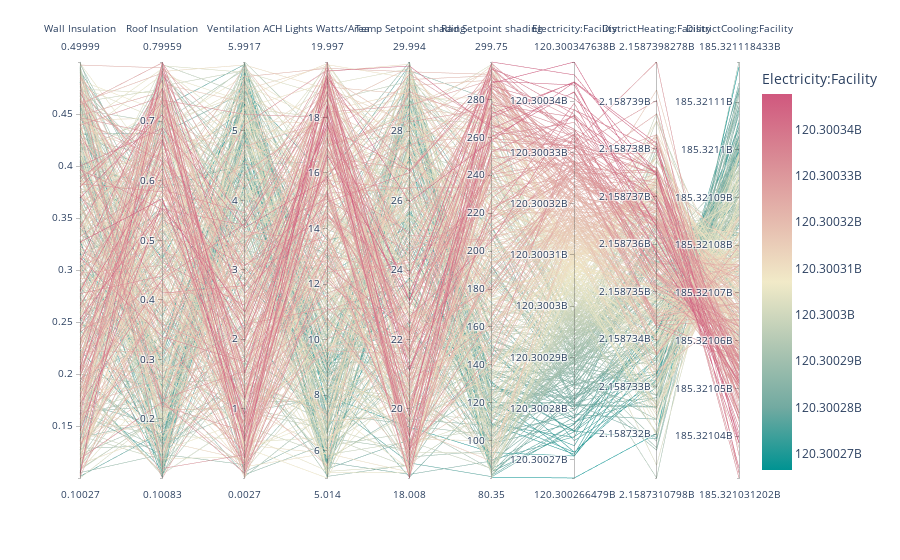

The cell this chart's notebook holds for it:
### Code cell
import plotly
plotly.offline.init_notebook_mode(connected=True)

import plotly.express as px
fig = px.parallel_coordinates(srresults,color="Electricity:Facility", dimensions=features+objectives,
                             color_continuous_scale=px.colors.diverging.Tealrose)
fig.show()

### Figure 1 — Plotly figure (JSON) as saved in the notebook; plotly's stock layout.template omitted (floating-point values rounded to 4 significant figures; data arrays with more than 128 entries replaced by an {"elided": "..."} marker saying what was removed)
{"data": [{"dimensions": [{"label": "Wall Insulation", "values": {"elided": "500 float values"}}, {"label": "Roof Insulation", "values": {"elided": "500 float values"}}, {"label": "Ventilation ACH", "values": {"elided": "500 float values"}}, {"label": "Lights Watts/Area", "values": {"elided": "500 float values"}}, {"label": "Temp Setpoint shading", "values": {"elided": "500 float values"}}, {"label": "Rad Setpoint shading", "values": {"elided": "500 float values"}}, {"label": "Electricity:Facility", "values": {"elided": "500 float values"}}, {"label": "DistrictHeating:Facility", "values": {"elided": "500 float values"}}, {"label": "DistrictCooling:Facility", "values": {"elided": "500 float values"}}], "domain": {"x": [0, 1], "y": [0, 1]}, "line": {"color": {"elided": "500 float values"}, "coloraxis": "coloraxis"}, "name": "", "type": "parcoords"}], "layout": {"coloraxis": {"colorbar": {"title": {"text": "Electricity:Facility"}}, "colorscale": [[0, "rgb(0, 147, 146)"], [0.1667, "rgb(114, 170, 161)"], [0.3333, "rgb(177, 199, 179)"], [0.5, "rgb(241, 234, 200)"], [0.6667, "rgb(229, 185, 173)"], [0.8333, "rgb(217, 137, 148)"], [1, "rgb(208, 88, 126)"]]}, "legend": {"tracegroupgap": 0}, "margin": {"t": 60}}}
